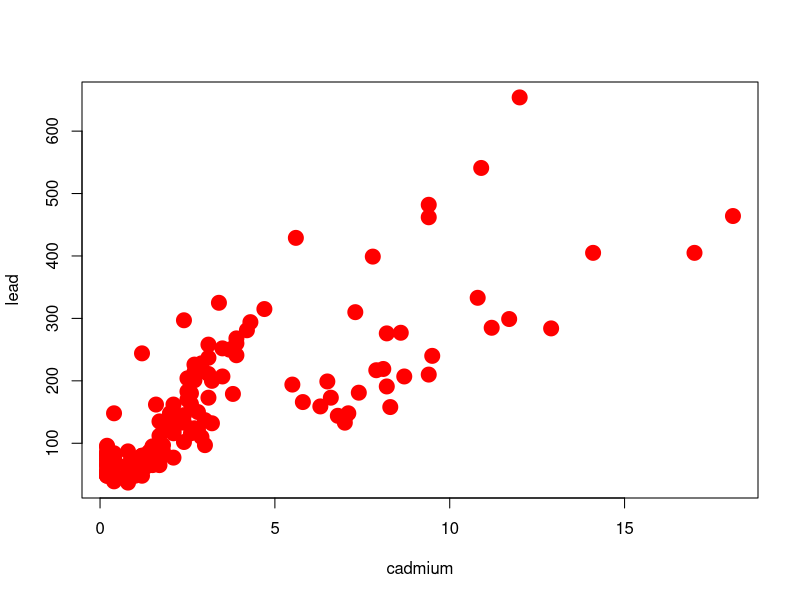
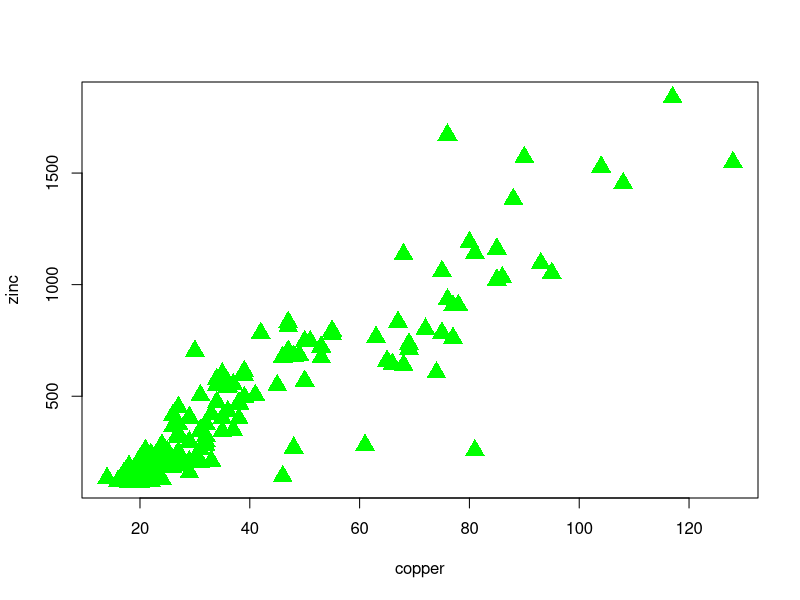
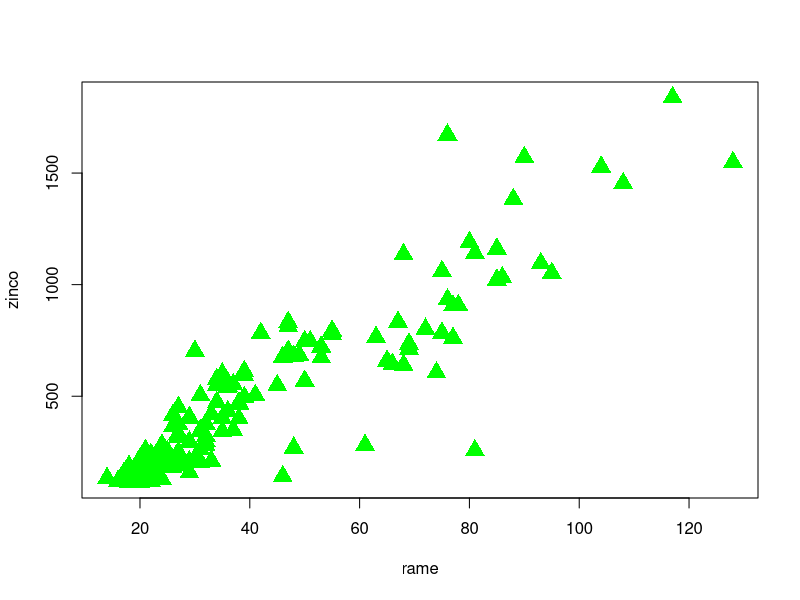
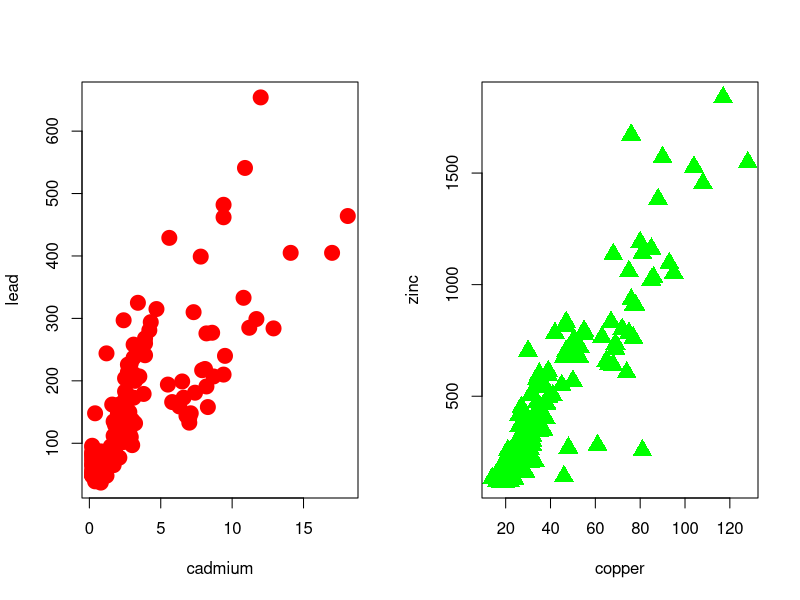
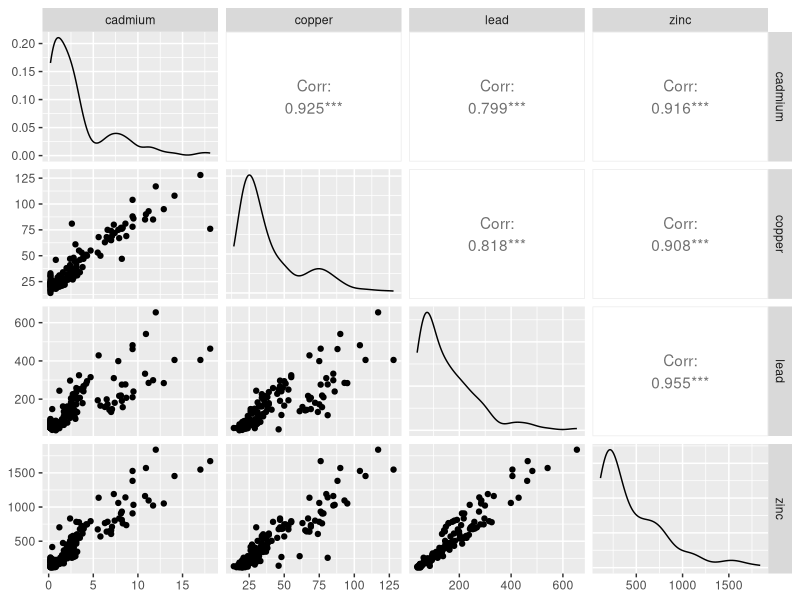
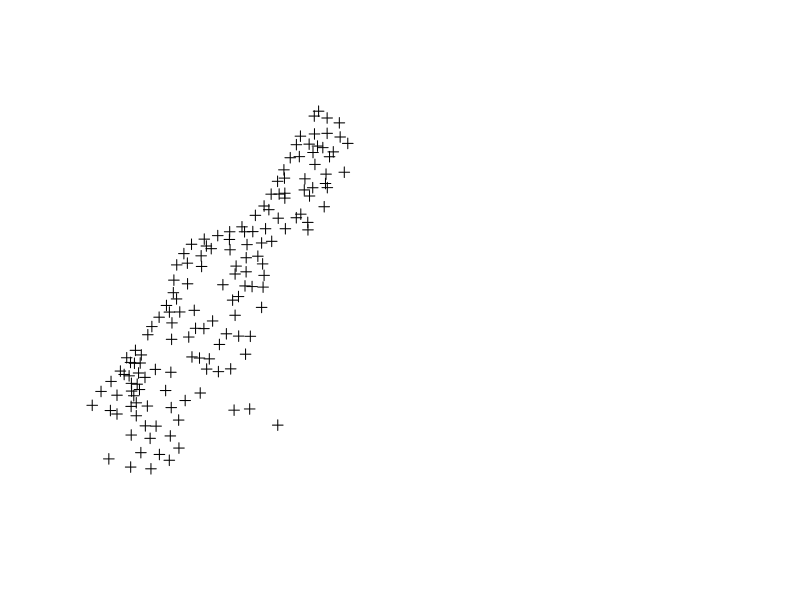
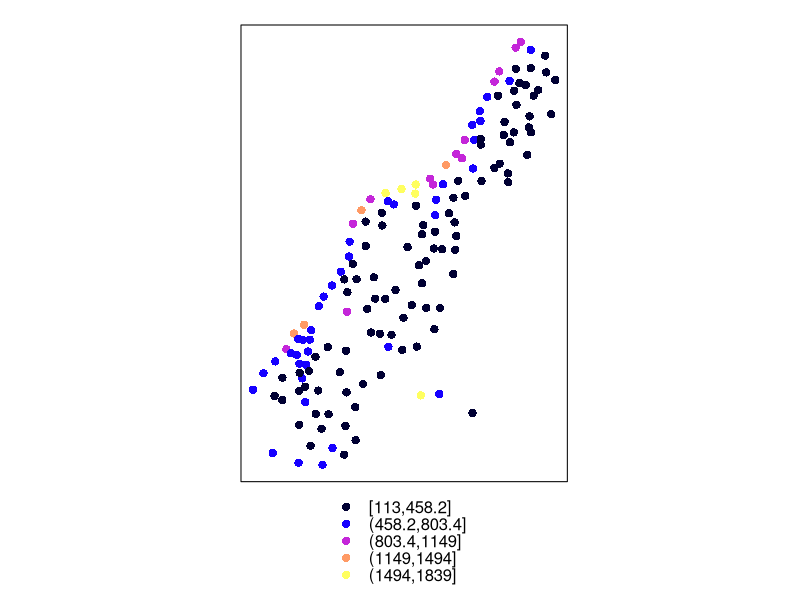
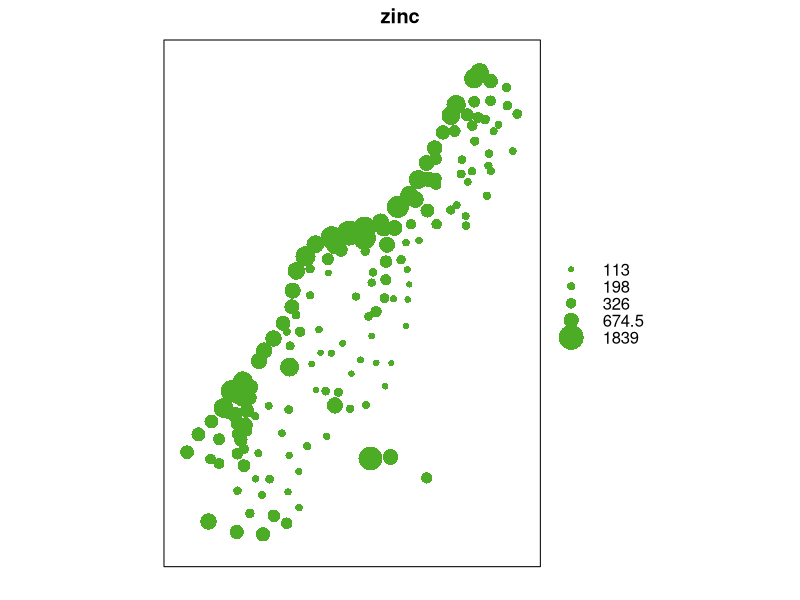

R code for these plots, in order:
# funzioni spaziali - 24.03
library(sp)
data(meuse) # richiamare il dataset
head(meuse) # diversamente, utilizzando names(meuse) si visualizzano solo i nomi delle variabili, non più le prime righe di tabella
# incominciamo richiamando la funzione plot tra cadmio e piombo
attach(meuse)     #alleghiamo il dataframe
plot(cadmium,lead,col="red",pch=19,cex=2)
plot(copper,zinc,col="green",pch=17,cex=2)  #plot di rame e zinco usando come simbolo il triangolo e colore verde
plot(copper,zinc,col="green",pch=17,cex=2,xlab="rame", ylab="zinco")
# funzione multiframe o multipanel, necessaria per mostrare più grafici insieme, si chiama "par", in questo caso composto da 1 riga e 2 colonne.
par(mfrow=c(1,2))
plot(cadmium,lead,col="red",pch=19,cex=2)
plot(copper,zinc,col="green",pch=17,cex=2)
# ovviamente per utilizzare un multipanel con 2 righe e 1 colonna basta cambiare i numeri dentro la parentsi di c.
install.packages("GGally")
library(GGally)
#richiamiamo la funzione pairs in GGally, ma facendo un sottoinsieme delle analisi che vengono svolte
ggpairs(meuse[,3:6])
# sull'asse diagonale sono presenti le singole variabili e la distribuzione di frequenza dei dati, nel pannello superiore ci sono i valori del coeff. di correlazione.
# la correlazione risulta essere positiva in tutti i casi e anche abbastanza alta, vicino ad 1 tranne nel caso del cadmio. 
# per svolgere delle analisi spaziali occorre per prima cosa far capire ad R che il dataframe contiene anche dei valori di coordinate, x e y. per farlo usiamo una funzione "coordinates" contenuta nel pacchetto sp.
coordinates(meuse)=~x+y # la tilde è necessaria per raggruppare più colonne del dataset
plot(meuse)
spplot(meuse,"zinc") #funzione spplot per plottare i dati distribuiti nello spazio, in questo caso rispetto alla variabile zinco, indicata tra "". Vediamo che i valori dello zinco riscontrati vanno aumentando verso il meandro (zona gialla) del fiume
# funzione bubble del pacchetto sp. Permette di plottare allo stesso modo di prima ma usando dei pallini più o meno grandi a seconda delle concentrazioni
bubble(meuse,"zinc")
bubble(meuse,"copper",col="red")
# inventiamo 2 oggetti attraverso la definizione di stringhe
foram <- c(10, 20, 35, 55, 67, 80)
carbon <- c(5, 15, 30, 70, 85, 99)
plot(foram, carbon, col="green", cex=2, pch=19) # plottando possiamo notare la stretta correlazione tra le due variabili
